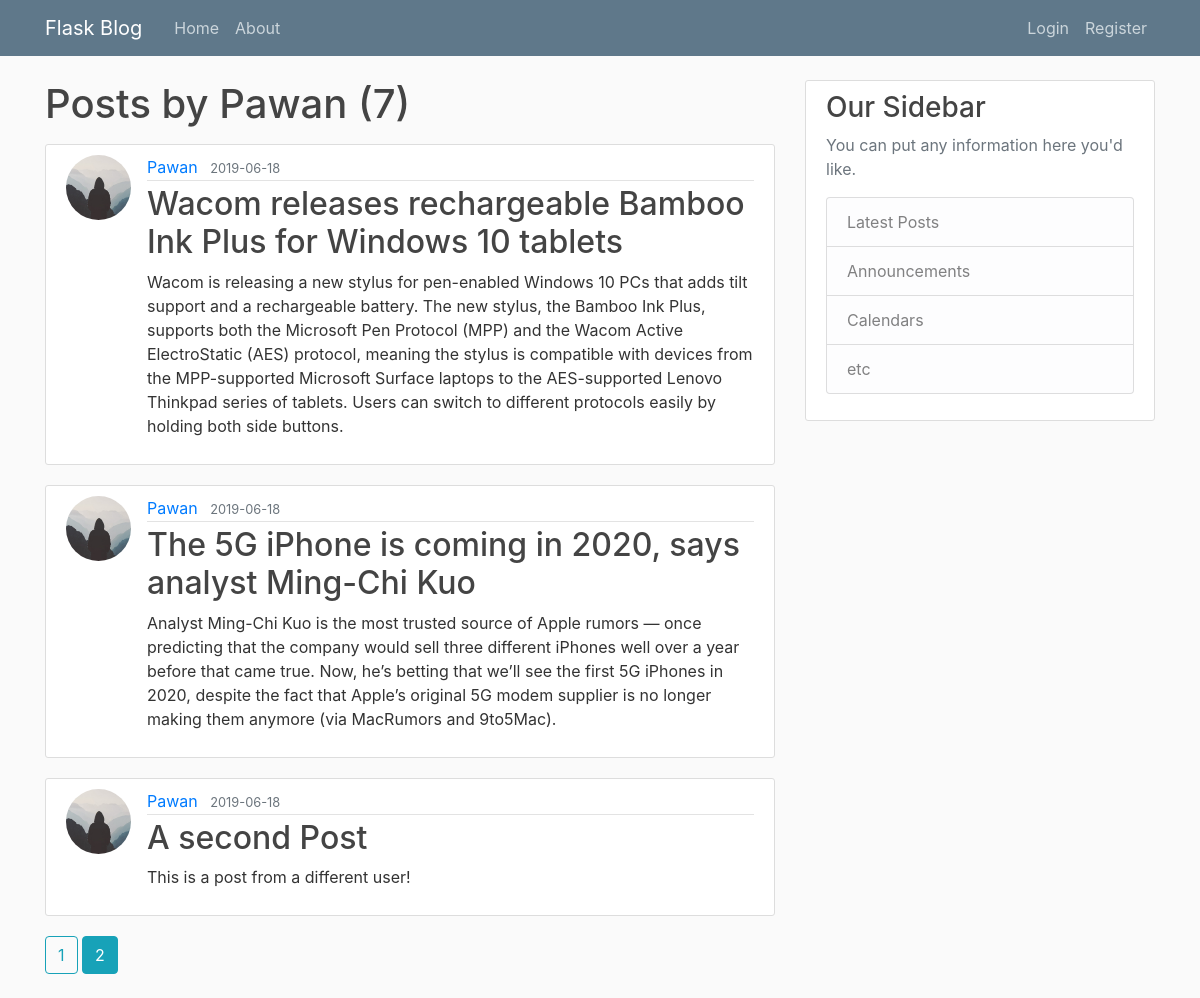
The page /user/Pawan?page=2 on the database its author committed.
### flaskblog/models.py (models this page shows, shortened)
class User(db.Model, UserMixin):
    id = db.Column(db.Integer, primary_key=True)
    username = db.Column(db.String(20), unique=True, nullable=False)
    email = db.Column(db.String(120), unique=True, nullable=False)
    image_file = db.Column(db.String(20), nullable=False, default='default.jpg')
    password = db.Column(db.String(60), nullable=False)
    posts = db.relationship('Post', backref='author', lazy=True)

class Post(db.Model):
    id = db.Column(db.Integer, primary_key=True)
    title = db.Column(db.String(100), nullable=False)
    date_posted = db.Column(db.DateTime, nullable=False, default=datetime.utcnow)
    content = db.Column(db.Text, nullable=False)
    user_id = db.Column(db.Integer, db.ForeignKey('user.id'), nullable=False)

### flaskblog/routes.py (the view)
@app.route("/user/<string:username>")
def user_posts(username):
    page = request.args.get('page', 1, type=int)
    user = User.query.filter_by(username=username).first_or_404()
    posts = Post.query.filter_by(author=user)\
        .order_by(Post.date_posted.desc())\
        .paginate(page=page, per_page=4)
    return render_template('user_posts.html', posts=posts, user=user)

### flaskblog/templates/user_posts.html
{% extends "layout.html" %}
{% block content %}
    <h1 class="mb-3">Posts by {{ user.username }} ({{ posts.total }})</h1>
    {% for post in posts.items %}
        <article class="media content-section">
          <img class="rounded-circle article-img" src="{{ url_for('static', filename='profile_pics/' + post.author.image_file) }}">
          <div class="media-body">
            <div class="article-metadata">
              <a class="mr-2" href="{{ url_for('user_posts', username=post.author.username) }}">{{ post.author.username }}</a>
              <small class="text-muted">{{ post.date_posted.strftime('%Y-%m-%d') }}</small>
            </div>
            <h2><a class="article-title" href="{{ url_for('post', post_id=post.id) }}">{{ post.title }}</a></h2>
            <p class="article-content">{{ post.content }}</p>
          </div>
        </article>
    {% endfor %}
    {% for page_num in posts.iter_pages(left_edge=1, right_edge=1, left_current=1, right_current=2) %}
      {% if page_num %}
        {% if posts.page == page_num %}
          <a class="btn btn-info mb-4" href="{{ url_for('user_posts', username=user.username, page=page_num) }}">{{ page_num }}</a>
        {% else %}
          <a class="btn btn-outline-info mb-4" href="{{ url_for('user_posts', username=user.username, page=page_num) }}">{{ page_num }}</a>
        {% endif %}
      {% else %}
        ...
      {% endif %}
    {% endfor %}
{% endblock content %}

### flaskblog/static/main.css (style rules this page uses)
body { background: #fafafa; color: #333333; margin-top: 5rem; }
h1, h2, h3, h4, h5, h6 { color: #444444; }
.content-section { background: #ffffff; padding: 10px 20px; border: 1px solid #dddddd; border-radius: 3px; margin-bottom: 20px; }
.article-title { color: #444444; }
.article-content { white-space: pre-line; }
.article-img { height: 65px; width: 65px; margin-right: 16px; }
.article-metadata { padding-bottom: 1px; margin-bottom: 4px; border-bottom: 1px solid #e3e3e3 }

### rows shown on the page
User: username "Pawan"
Post: image_file (placeholder picture), author.username "Pawan", date_posted "2019-06-18", title "Wacom releases rechargeable Bamboo Ink Plus for Windows 10 tablets", content "Wacom is releasing a new stylus for pen-enabled Windows 10 PCs that adds tilt support and a rechargeable battery. The new stylus, the Bamboo Ink Plus, supports both the Microsoft Pen Protocol (MPP) and the Wacom Active ElectroStatic (AES) protocol, meaning the stylus is compatible with devices from the MPP-supported Microsoft Surface laptops to the AES-supported Lenovo Thinkpad series of tablets. Users can switch to different protocols easily by holding both side buttons."
Post: image_file (placeholder picture), author.username "Pawan", date_posted "2019-06-18", title "The 5G iPhone is coming in 2020, says analyst Ming-Chi Kuo", content "Analyst Ming-Chi Kuo is the most trusted source of Apple rumors — once predicting that the company would sell three different iPhones well over a year before that came true. Now, he’s betting that we’ll see the first 5G iPhones in 2020, despite the fact that Apple’s original 5G modem supplier is no longer making them anymore (via MacRumors and 9to5Mac)."
Post: image_file (placeholder picture), author.username "Pawan", date_posted "2019-06-18", title "A second Post", content "This is a post from a different user!"

### other values the page prints
{{ posts.total }} "7"
{{ page_num }} "1"
{{ page_num }} "2"
